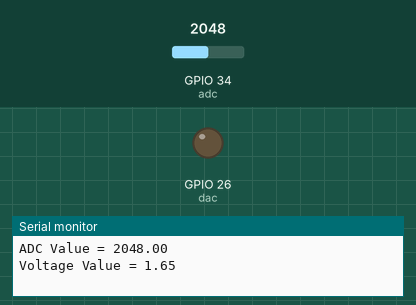
Recording of a sketch running on a simulated ESP32. On the bench: output pins drawn as LEDs (lit = HIGH), the last lines printed to the serial monitor. The inputs (shaded band) are chosen by the test bench; at power-on: GPIO 34 (adc) = 2048.

Above: at 0.1 s.
At 9.91 s:
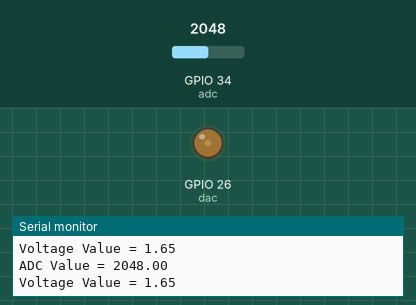
At 19.93 s:
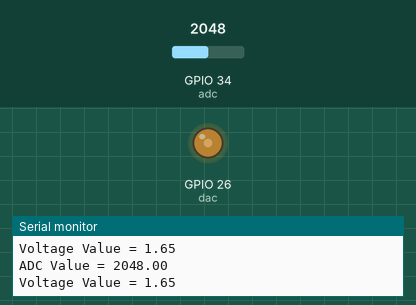
At 39.77 s:
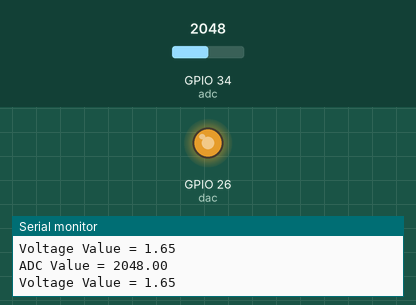
Timing chart, 0 to 40.0 s (numbered marks = the images above):
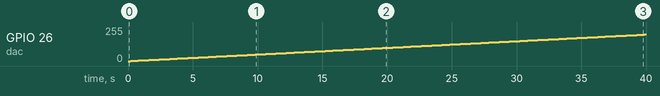

Measured:
- by itself, GPIO 26 (dac): moves from 0/255 to 199/255 over 39.7 s

The sketch:

08_DAC_ADC_VOLTAGE.ino
```cpp
//Creating analog output using dac pin and measuring its adc value and calculating its equivalent voltage

#define dac 26    //ONLY GPIO25 OR GPIO26
#define adc 34

void setup() {
  // put your setup code here, to run once:
  Serial.begin(9600);
  pinMode(adc, INPUT);
}

void loop() {
  // put your main code here, to run repeatedly:

  for(int i=0; i<=255; i++)
  {
    dacWrite(dac,i);
    float adcValue = analogRead(adc);

    Serial.print("ADC Value = ");
    Serial.println(adcValue);

    float voltage = adcValue/4095*3.3;
    Serial.print("Voltage Value = ");
    Serial.println(voltage);

    delay(200);
  }

  for(int i=255; i>=0; i--)
  {
    dacWrite(dac,i);
    float adcValue = analogRead(adc);

    Serial.print("ADC Value = ");
    Serial.println(adcValue);

    float voltage = adcValue/4095*3.3;
    Serial.print("Voltage Value = ");
    Serial.println(voltage);

    delay(200);
  }

}
```
